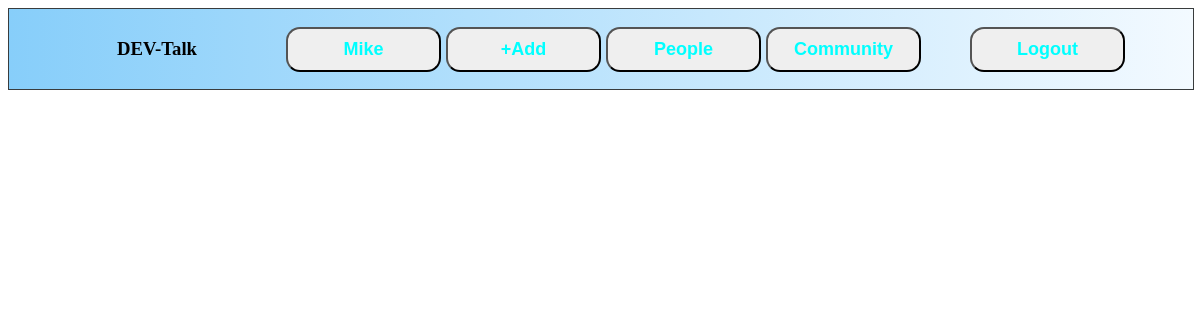
Page /notification/ (signed in) on the earlier database version.
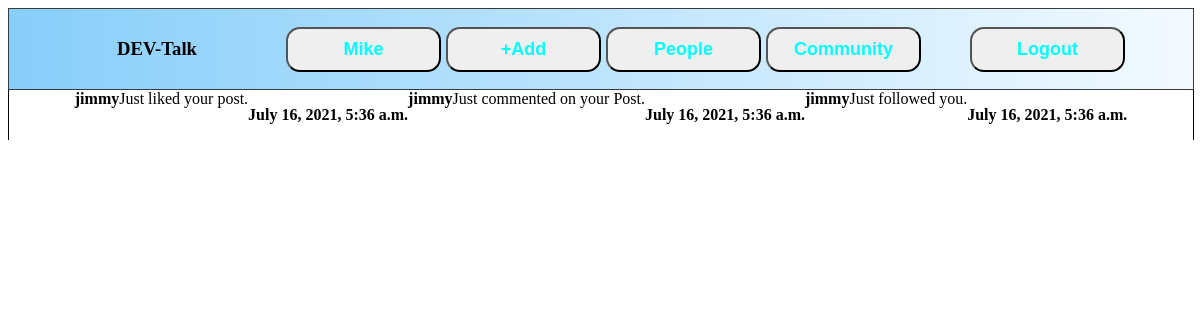
Same page on the later database version.
### notifs/models.py (models this page shows)
class Notifs(models.Model):
    notification = models.IntegerField(null=True, blank=True)
    reciever = models.ForeignKey(
        Uzer, related_name='notif_to', on_delete=models.CASCADE, null=True)
    sender = models.ForeignKey(
        Uzer, related_name='notif_from', on_delete=models.CASCADE, null=True)
    comment = models.ForeignKey(
        Comment, on_delete=models.CASCADE, related_name='comment', blank=True, null=True)
    message = models.CharField(max_length=150, default="")
    date = models.DateTimeField(default=timezone.now)
    user_has_seen = models.BooleanField(default=False)

### custom_users/models.py (models this page shows, shortened)
class Uzer(AbstractUser):
    avatar = models.ImageField(upload_to='profile_pics/', default='')
    following = models.ManyToManyField('self', symmetrical=False, related_name='follow_person')
    followers = models.ManyToManyField('self', symmetrical=False, related_name='follower')
    bio = models.TextField(max_length=500, blank=True, null=True)
    location = models.CharField(blank=True, max_length=150, null=True)
    github = models.URLField(blank=True, null=True)
    linkedin = models.URLField(blank=True, null=True)
    portfolio = models.URLField(blank=True, null=True)
    def __str__(self):
        return self.username

### notifs/views.py (the view)
# urls.py: path('notification/', notifs_view, name='notifications')
@login_required
def notifs_view(request):
    notif = Notifs.objects.filter(
        reciever=request.user).filter(user_has_seen=False)
    notif_list = list(Notifs.objects.filter(
        reciever=request.user).filter(user_has_seen=False))
    Notifs.user_has_seen.update = True
    return render(request, 'notifs.html', {'notifs': notif})

### templates/notifs.html (shortened to what this page needs)
<!DOCTYPE html>
<html lang="en">
<head>
  <link rel="stylesheet" href="/static/index.css/">
</head>
<body>
  {%if request.user.is_authenticated%}
  <div class="Header">
    <div class="Header__Left">
      <h3>DEV-Talk</h3>
    </div>
    <div class="Header__Center">
      <a href="/profile/{{request.user.id}}/">
        <button><strong>{{request.user.username}}</strong></stron></button>
      </a>
      <a href="/uploads/"><button><strong>+Add</strong></button></a>
      <a href="/users/">
        <button><strong>People</strong></button>
      </a>
      <a href="/community/">
        <button><strong>Community</strong></button>
      </a>
    </div>
    <div class="Header__Right">
      <a href="/logout/"><button>Logout</button></a>
    </div>
  </div>
  <div class="container">
    {% for n in notifs %}
    <strong>{{n.sender}}</strong> {{n.message}}
    <p><strong>{{n.date}}</strong></p>
    {% endfor %}
    {%endif%}
</body>
</html>

Differences in the rows shown:
added Notifs: sender "jimmy", message "Just liked your post.", date "July 16, 2021, 5:36 a.m."
added Notifs: sender "jimmy", message "Just commented on your Post.", date "July 16, 2021, 5:36 a.m."
added Notifs: sender "jimmy", message "Just followed you.", date "July 16, 2021, 5:36 a.m."
